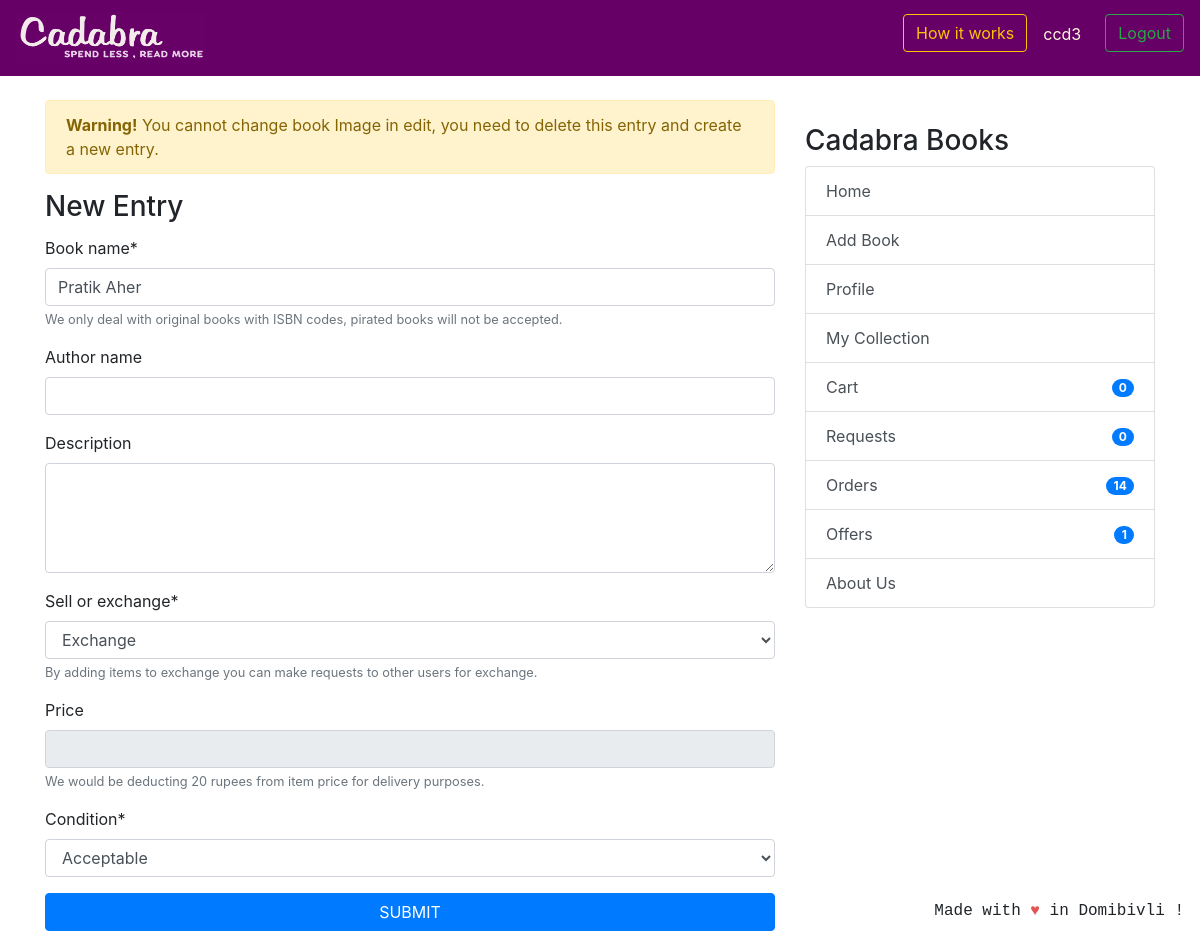
Screenshot of /userbooks/141/update (signed in) with the database file from the repository.
### coreapp/models.py (models this page shows, shortened)
class Book(models.Model):
    user = models.ForeignKey(User, on_delete=models.CASCADE, null=True)
    book_name = models.CharField(
        max_length=100, help_text="We only deal with original books with ISBN codes, pirated books will not be accepted.")
    author_name = models.CharField(max_length=100, blank=True, null=True)
    description = models.CharField(max_length=2000, blank=True, null=True)
    price = models.IntegerField(
        null=True, blank=True, help_text="We would be deducting 20 rupees from item price for delivery purposes.")
    sell_or_exchange = models.CharField(
        max_length=100, choices=BUY_OR_EXCHANGE, default='Exchange', help_text="By adding items to exchange you can make requests to other users for exchange.")
    condition = models.CharField(
        max_length=100, choices=CONITION_CHOICES, default='Acceptable')
    created_at = models.DateTimeField(auto_now_add=True)
    image_url = models.CharField(max_length=500,blank=True,null=True)
    class Meta:
        verbose_name = 'Book'
        verbose_name_plural = 'Books'

### coreapp/views.py (the view, shortened to what this page needs)
# urls.py: path('userbooks/<int:pk>/update',views.PostUpdateView.as_view(),name='post-update'),
class PostUpdateView(LoginRequiredMixin, UserPassesTestMixin, generic.UpdateView):
    model = Book
    form_class = NewEntryForm
    template_name = 'new_entry_update.html'
    success_url = reverse_lazy('coreapp:userbooks')
    def test_func(self):
        book = self.get_object()
        if self.request.user == book.user:
            return True
        return False

### coreapp/forms.py
class NewEntryForm(forms.ModelForm):
    class Meta:
        model = Book
        fields = ['book_name','author_name', 'description',
                  'sell_or_exchange', 'price', 'condition','image_url']
        widgets = {
            'description': forms.Textarea(attrs={'rows': 4, 'cols': 15}),
        }
    def __init__(self, *args, **kwargs):
        super(NewEntryForm, self).__init__(*args, **kwargs)
        self.fields['price'].widget = forms.TextInput(attrs={
                'type': 'number',
                'id': 'priceid',
        })

### nofapapp/context_processors.py (called while the page is built)
def add_variable_to_context(request):
    if request.user.id:
        orderitems = Order.objects.get(owner=request.user.profile)
        return {
            'requestscount': Requests.objects.filter(requester=request.user).count(),
            'offercount' : Requests.objects.filter(offerrer=request.user).count(),
            'orderscount': Transaction.objects.filter(Q(offerrer=request.user) | Q(requester=request.user)).count()+FinalBuyOrder.objects.filter(user=request.user).count(),
            'cartitemscount': orderitems.items.count(),
            'addresscheck': get_object_or_404(ShippingAddress, profile=get_object_or_404(Profile, user=request.user)).address1,
            }
    else:
        return {}

### templates/new_entry_update.html (shortened to what this page needs)
{% extends 'base.html' %}
{% load user_books_tag %}
{% load crispy_forms_tags %}
{% load static %}
{% block content %}
<div class="alert alert-warning">
    <strong>Warning!</strong> You cannot change book Image in edit, you need to delete this entry and create a new entry.
</div>
<h3 class="card-title">New Entry</h3>
<form method="post" novalidate>
        <div class="fieldWrapper">
            {{ form.book_name | as_crispy_field }}
        </div>
        <div class="fieldWrapper">
            {{ form.author_name | as_crispy_field }}
        </div>
        <div class="fieldWrapper">
            {{ form.description | as_crispy_field }}
        </div>
        <div class="fieldWrapper">
            {{ form.sell_or_exchange | as_crispy_field }}
        </div>
        <div class="fieldWrapper">
            {{ form.price | as_crispy_field }}
        </div>
        <div class="fieldWrapper">
            {{ form.condition | as_crispy_field }}
        </div>
    <button type="submit" class="btn btn-primary btn-block" name="submitentry">SUBMIT</button>
</form>
{% endblock %}

### templates/base.html (shortened to what this page needs)
{% load static %}
<!doctype html>
<html lang="en">
  <head>
    <link rel="stylesheet" href="https://stackpath.bootstrapcdn.com/bootstrap/4.2.1/css/bootstrap.min.css"
>
  </head>
  <body>
    <header class="site-header">
<nav class="navbar navbar-expand-lg navbar-dark" style="background-color: #660066;">
  <a class="navbar-brand" href="{% url 'coreapp:list_entries' %}">
      <img src="{% static 'img/cadabra.png' %}" alt="Logo" style="width:190px;height:50px" >
    </a>
  <div class="collapse navbar-collapse" id="navbarSupportedContent">
    <ul class="navbar-nav ml-auto">
      {% if user.is_authenticated %}
      <li>
        <button class="btn btn-outline-warning mr-3" data-toggle="modal" data-target="#illustration">How it works</a>
      </li>
      <li>
        <p class="mr-3 mt-2" style="color:cornsilk;">{{ user.username }}</p>
      </li>
      <li><a class="btn btn-outline-success ml-2 my-2 my-sm-0" href="{% url 'logout'%}">Logout</a></li>
        {% else %}
      <li><a href="{% url 'login' %}" class="btn btn-outline-success">Login</a></li>
      <li><a href="{% url 'coreapp:signup' %}" class="btn btn-primary ml-2">Sign up</a></li>
      {% endif %}
    </ul>
  </div>
</nav>
  </header>
  <br/>
    <div class="container">
      <div class="row justify-content-center">
        <div class="col-8">
          {% block content %}
          {% endblock %}
        </div>
        {% if user.is_authenticated %}
                <div class="col-md-4">
                  <div class="content-section">
                    <br/>
                    <h3>Cadabra Books</h3>
                      <ul class="list-group">
                        <a class="list-group-item list-group-item-action" href="{% url 'coreapp:list_entries' %}" > Home </a>
                        <a class="list-group-item list-group-item-action" href="{% url 'coreapp:new_entry' %}" > Add Book</a>
                        <a class="list-group-item list-group-item-action" href="{% url 'coreapp:profile' %}" >Profile</a>
                        <a class="list-group-item list-group-item-action" href="{% url 'coreapp:userbooks' %}" >My Collection</a>
                        <a class="list-group-item list-group-item-action" href="{% url 'cart:cart_items' %}" >Cart<span class="badge badge-primary badge-pill float-right mt-1">{{ cartitemscount }}</span> </a>
                        <a class="list-group-item list-group-item-action" href="{% url 'transaction:requests_view' %}" >Requests<span class="badge badge-primary badge-pill float-right mt-1">{{ requestscount }}</span></a>
                        <a class="list-group-item list-group-item-action" href="{% url 'transaction:orders_view' %}" >Orders <span class="badge badge-primary badge-pill float-right mt-1">{{ orderscount }}</span></a>
                        <a class="list-group-item list-group-item-action" href="{% url 'transaction:offers_view' %}" >Offers <span class="badge badge-primary badge-pill float-right mt-1">{{ offercount }}</span></a>
                        <a class="list-group-item list-group-item-action" href="{% url 'coreapp:aboutus' %}">About Us</a>
                      </ul>
                      <br/>
                  </div>
                </div>
                {% endif %}
      </div>
    </div>
<footer class="site-footer mr-3 mb-2" style="position:fixed;right:0;bottom:0;font-family: 'Courier';font-style: bold;">
  Made with <span style="color: #e25555;">&hearts;</span> in Domibivli !
</footer>
</body>
</html>

### rows the page displays
Book: book_name "Pratik Aher", sell_or_exchange "Exchange", condition "Acceptable"

### other values shown
{{ user.username }} "ccd3"
{{ cartitemscount }} "0"
{{ requestscount }} "0"
{{ orderscount }} "14"
{{ offercount }} "1"
